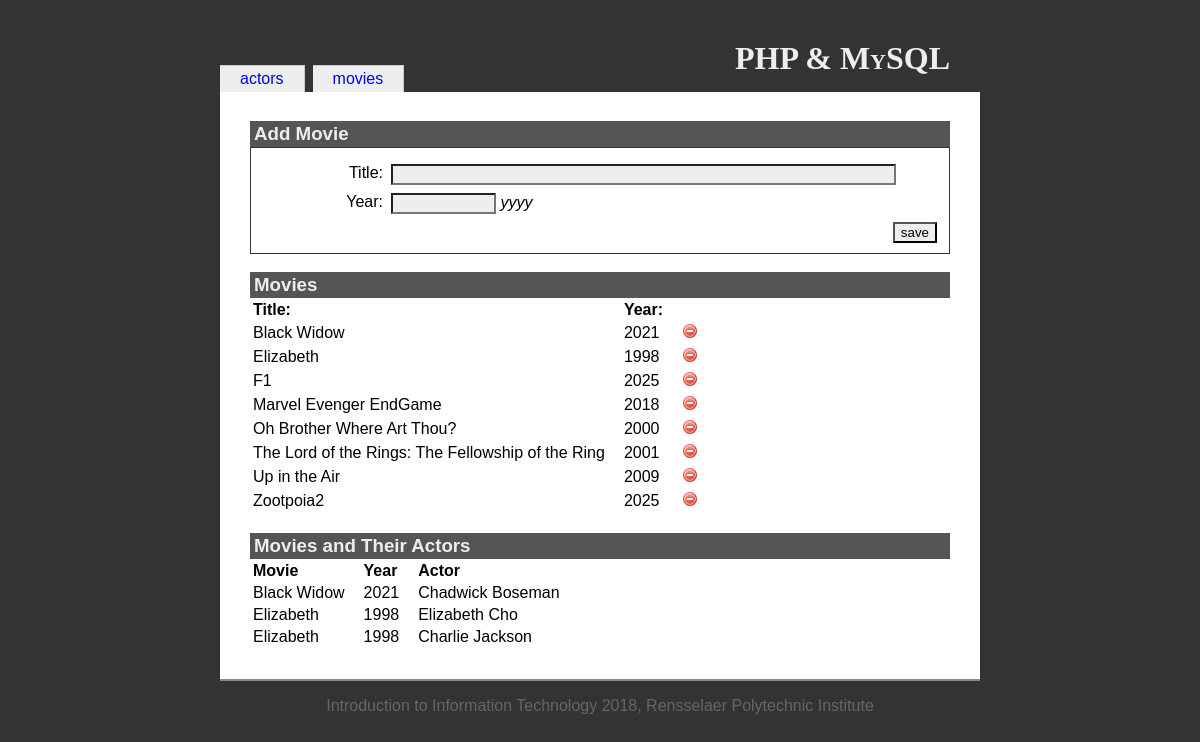
Page /inclassexample/movies.php on the committed database.
### tables this page shows
CREATE TABLE `movies` (
  `movieid` int(10) UNSIGNED NOT NULL,
  `title` varchar(100) NOT NULL,
  `year` char(4) DEFAULT NULL
);

### inclassexample/movies.php (the view, shortened to what this page needs)
<?php
  include('includes/init.inc.php');
  include('includes/functions.inc.php');
?>
<?php include('includes/head.inc.php'); ?>
<h1>PHP &amp; MySQL</h1>
<?php include('includes/menubody.inc.php'); ?>
<?php
$dbOk = false;
@$db = new mysqli(
   $GLOBALS['DB_HOST'],
   $GLOBALS['DB_USERNAME'],
   $GLOBALS['DB_PASSWORD'],
   $GLOBALS['DB_NAME']
);
if ($db->connect_error) {
   echo '<div class="messages">Could not connect to the database. Error: ';
   echo $db->connect_errno . ' - ' . $db->connect_error . '</div>';
} else {
   $dbOk = true;
}
$havePost = isset($_POST["save"]);
$errors = '';
$title = '';
$year  = '';
?>
<h3>Add Movie</h3>
<form id="addMovieForm" name="addMovieForm" action="movies.php" method="post">
   <fieldset>
      <div class="formData">
         <label class="field" for="title">Title:</label>
         <div class="value">
            <input type="text" size="60"
                   value="<?php if ($havePost && $errors != '') echo $title; ?>"
                   name="title" id="title" />
         </div>
         <label class="field" for="year">Year:</label>
         <div class="value">
            <input type="text" size="10" maxlength="4"
                   value="<?php if ($havePost && $errors != '') echo $year; ?>"
                   name="year" id="year" />
            <em>yyyy</em>
         </div>
         <input type="submit" value="save" id="save" name="save" />
      </div>
   </fieldset>
</form>
<h3>Movies</h3>
<table id="movieTable">
<?php
   if ($dbOk) {
      $query = 'SELECT * FROM movies ORDER BY title';
      $result = $db->query($query);
      $numRecords = $result->num_rows;
      echo '<tr><th>Title:</th><th>Year:</th><th></th></tr>';
      for ($i = 0; $i < $numRecords; $i++) {
         $record = $result->fetch_assoc();
         if ($i % 2 == 0) {
            echo "\n" . '<tr id="movie-' . $record['movieid'] . '"><td>';
         } else {
            echo "\n" . '<tr class="odd" id="movie-' . $record['movieid'] . '"><td>';
         }
         echo htmlspecialchars($record['title']);
         echo '</td><td>';
         echo htmlspecialchars($record['year']);
         echo '</td><td>';
         echo '<img src="resources/delete.png" class="deleteMovie" width="16" height="16" alt="delete movie" />';
         echo '</td></tr>';
      }
   }
?>
</table>
<h3>Movies and Their Actors</h3>
<table id="movieActorTable">
<?php
   @$db2 = new mysqli(
      $GLOBALS['DB_HOST'],
      $GLOBALS['DB_USERNAME'],
      $GLOBALS['DB_PASSWORD'],
      $GLOBALS['DB_NAME']
   );
   if ($db2->connect_error) {
      echo '<tr><td colspan="3">Could not connect to database for movie/actor list.</td></tr>';
   } else {
      $query = "
         SELECT m.title, m.year, a.first_names, a.last_name
         FROM movies m
         JOIN movie_actors ma ON ma.movieid = m.movieid
         JOIN actors a        ON a.actorid = ma.actorid
         ORDER BY m.title, a.last_name, a.first_names
      ";
      $result = $db2->query($query);
      echo '<tr><th>Movie</th><th>Year</th><th>Actor</th></tr>';
      while ($row = $result->fetch_assoc()) {
         echo '<tr>';
         echo '<td>' . htmlspecialchars($row['title']) . '</td>';
         echo '<td>' . htmlspecialchars($row['year']) . '</td>';
         echo '<td>' . htmlspecialchars($row['first_names'] . ' ' . $row['last_name']) . '</td>';
         echo '</tr>';
      }
   }
?>
</table>
<?php include('includes/foot.inc.php'); ?>

### inclassexample/resources/iit.css (style rules this page uses)
body { font-family: Georgia, Arial, Helvetica, sans-serif; color: black; background-color: #333; margin: 0; padding: 0; }
h1 { position: relative; top: 20px; text-align: right; margin: 20px 30px 0 0; font-family: Palatino, Times New Roman, Times, serif; font-variant: small-caps; }
fieldset { clear: both; margin: 0; padding-top: 1em; border: 1px solid #333; }
.field { width: 120px; margin: 0 0.5em 0.5em 0; float: left; clear: left; text-align: right; }
.value { margin: 0 0 0.5em 0; }
input { background-color: #eee; color: black; }
#save { float: right; }
h3 { margin: 1em 0 0 0; background-color: #555; color: #eee; padding: 2px 4px; }
table { margin: 0; }
th { text-align: left; padding-right: 1em; }
td { padding-right: 1em; }

### rows in the picture
movies: title "Black Widow", year "2021"
movies: title "Elizabeth", year "1998"
movies: title "F1", year "2025"
movies: title "Marvel Evenger EndGame", year "2018"
movies: title "Oh Brother Where Art Thou?", year "2000"
movies: title "The Lord of the Rings: The Fellowship of the Ring", year "2001"
movies: title "Up in the Air", year "2009"
movies: title "Zootpoia2", year "2025"

### other values in the picture
$value "actors"
$value "movies"
$row['title'] "Black Widow"
$row['year'] "2021"
$row['first_names'] . ' ' . $row['last_name'] "Chadwick Boseman"
$row['title'] "Elizabeth"
$row['year'] "1998"
$row['first_names'] . ' ' . $row['last_name'] "Elizabeth Cho"
$row['first_names'] . ' ' . $row['last_name'] "Charlie Jackson"
